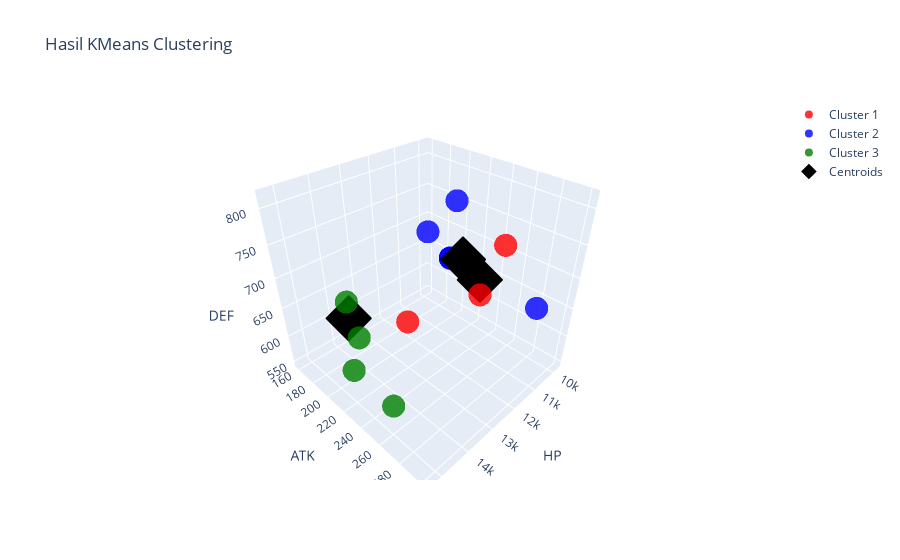

Here is the notebook cell this chart was saved with:
### Code cell
nama_chara = df_hydro['character_name']

trace1 = go.Scatter3d(
    x=df_hydro_train[y_kmeans[df_hydro_train.index] == 0].iloc[:, 0],
    y=df_hydro_train[y_kmeans[df_hydro_train.index] == 0].iloc[:, 1],
    z=df_hydro_train[y_kmeans[df_hydro_train.index] == 0].iloc[:, 2],
    mode='markers',
    marker=dict(size=8, color='red', opacity=0.8),
    text=nama_chara[y_kmeans[df_hydro_train.index] == 0],
    hoverinfo='text',
    name='Cluster 1'
)

trace2 = go.Scatter3d(
    x=df_hydro_train[y_kmeans[df_hydro_train.index] == 1].iloc[:, 0],
    y=df_hydro_train[y_kmeans[df_hydro_train.index] == 1].iloc[:, 1],
    z=df_hydro_train[y_kmeans[df_hydro_train.index] == 1].iloc[:, 2],
    mode='markers',
    marker=dict(size=8, color='blue', opacity=0.8),
    text=nama_chara[y_kmeans[df_hydro_train.index] == 1],
    hoverinfo='text',
    name='Cluster 2'
)

trace3 = go.Scatter3d(
    x=df_hydro_train[y_kmeans[df_hydro_train.index] == 2].iloc[:, 0],
    y=df_hydro_train[y_kmeans[df_hydro_train.index] == 2].iloc[:, 1],
    z=df_hydro_train[y_kmeans[df_hydro_train.index] == 2].iloc[:, 2],
    mode='markers',
    marker=dict(size=8, color='green', opacity=0.8),
    text=nama_chara[y_kmeans[df_hydro_train.index] == 2],
    hoverinfo='text',
    name='Cluster 3'
)

# Scatter plot untuk menampilkan centroid dari K-Means
centroids = go.Scatter3d(
    x=kmeansmodel.cluster_centers_[:, 0],
    y=kmeansmodel.cluster_centers_[:, 1],
    z=kmeansmodel.cluster_centers_[:, 2],
    mode='markers',
    marker=dict(size=12, color='black', symbol='diamond', opacity=1),
    name='Centroids'
)

# Membuat layout
layout = go.Layout(
    title='Hasil KMeans Clustering',
    scene=dict(
        xaxis_title='HP',
        yaxis_title='ATK',
        zaxis_title='DEF'
    ),
    showlegend=True
)

# Menggabungkan semua trace
fig = go.Figure(data=[trace1, trace2, trace3, centroids], layout=layout)

# Menampilkan plot interaktif
fig.show()

### Figure 1 — Plotly figure (JSON) as saved in the notebook; plotly's stock layout.template omitted (floating-point values rounded to 4 significant figures)
{"data": [{"hoverinfo": "text", "marker": {"color": "red", "opacity": 0.8, "size": 8}, "mode": "markers", "name": "Cluster 1", "text": ["Kamisato Ayato              ", "Sangonomiya Kokomi          ", "Tartaglia                   "], "type": "scatter3d", "x": [13715, 13471, 13103], "y": [299, 234, 301], "z": [769, 657, 815]}, {"hoverinfo": "text", "marker": {"color": "blue", "opacity": 0.8, "size": 8}, "mode": "markers", "name": "Cluster 2", "text": ["Barbara                     ", "Candace                     ", "Mona                        ", "Traveler (Aether, Hydro)  ", "Traveler (Lumine, Hydro)  ", "Xingqiu                     "], "type": "scatter3d", "x": [9787, 10874, 10409, 10875, 10875, 10223], "y": [159, 212, 287, 212, 212, 202], "z": [669, 682, 653, 683, 683, 758]}, {"hoverinfo": "text", "marker": {"color": "green", "opacity": 0.8, "size": 8}, "mode": "markers", "name": "Cluster 3", "text": ["Furina                      ", "Nilou                       ", "Neuvillette                 ", "Yelan                       "], "type": "scatter3d", "x": [15307, 15184, 14695, 14450], "y": [243, 229, 208, 244], "z": [695, 728, 576, 548]}, {"marker": {"color": "black", "opacity": 1, "size": 12, "symbol": "diamond"}, "mode": "markers", "name": "Centroids", "type": "scatter3d", "x": [12700.0, 10370.0, 15030.0], "y": [264.2, 232.7, 223.1], "z": [760.9, 650.9, 694.6]}], "layout": {"scene": {"xaxis": {"title": {"text": "HP"}}, "yaxis": {"title": {"text": "ATK"}}, "zaxis": {"title": {"text": "DEF"}}}, "showlegend": true, "title": {"text": "Hasil KMeans Clustering"}}}
